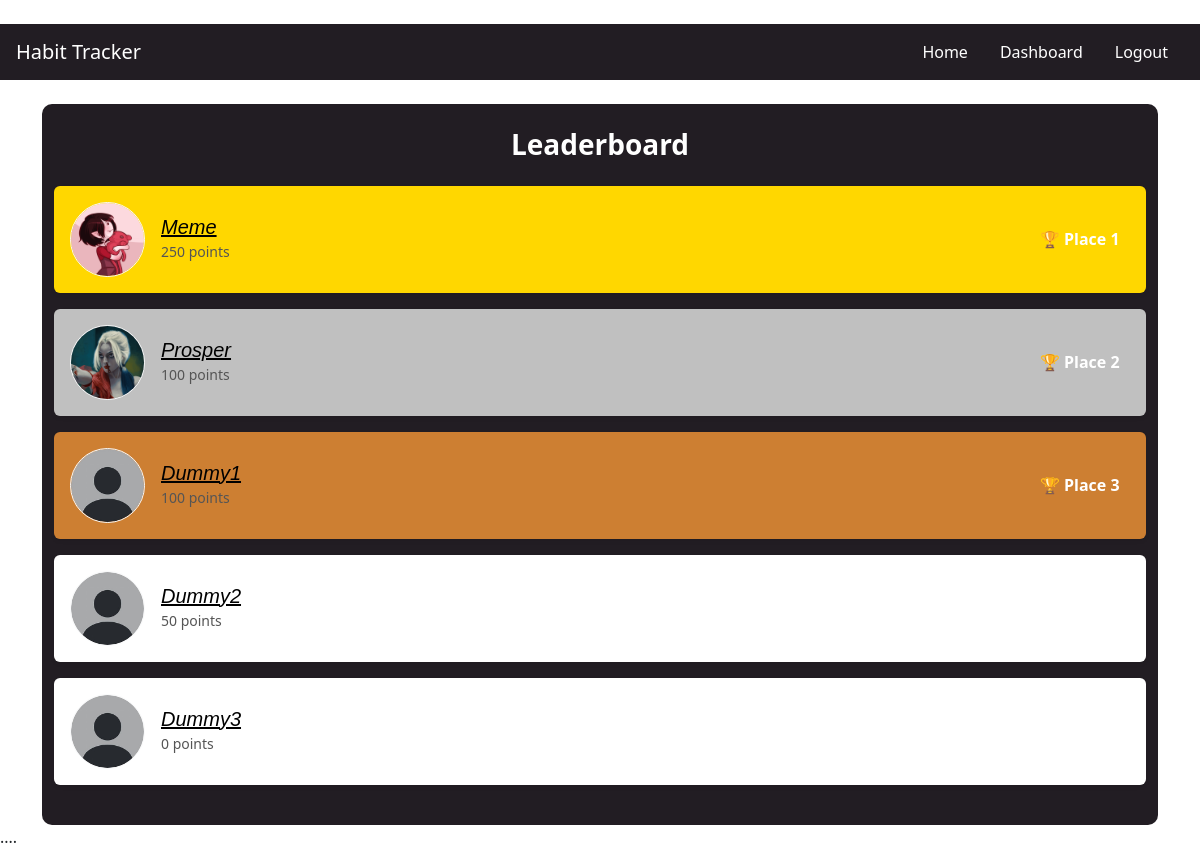
The app's page /habit_tracker/leaderboard/ (signed in) with its own data.
### habit_tracker/models.py (models this page shows, shortened)
class CustomUser(AbstractUser):
    AGE_GROUP_CHOICES = [
        ("13-17", "13-17 years"),
        ("18-24", "18-24 years"),
        ("25-34", "25-34 years"),
        ("35-44", "35-44 years"),
        ("45-54", "45-54 years"),
        ("55+", "55+ years"),
    ]
    GENDER_CHOICES = [
        ("male", "Male"),
        ("female", "Female"),
        ("no gender", "Prefer not to say")
    ]
    age_group = models.CharField(max_length=10, choices=AGE_GROUP_CHOICES, null=True, blank=True)
    gender = models.CharField(max_length=20, choices=GENDER_CHOICES, blank=True, null=True)
    real_name = models.CharField(max_length=150)
    user_bio = models.TextField(max_length=200, null=True, blank=True, default="No bio yet")
    points = models.IntegerField(default=0)
    profile_picture = models.ImageField(
        upload_to='profile_pictures/',
        null=True,
        blank=True,
        default='profile_pictures/default.jpeg'
    )
    friends = models.ManyToManyField('self', blank=True, symmetrical=True)
    groups = models.ManyToManyField(
        "auth.Group",
        related_name="custom_user_groups",
        blank=True,
    )
    user_permissions = models.ManyToManyField(
        "auth.Permission",
        related_name="custom_user_permissions",
        blank=True,
    )

### habit_tracker/views.py (the view)
# urls.py: path("leaderboard/", views.leaderboard, name="leaderboard"),
def leaderboard(request):
    users = CustomUser.objects.all().order_by("-points")
    paginator = Paginator(users, 10)  # Show 10 users per page
    page_number = request.GET.get("page")
    page_obj = paginator.get_page(page_number)
    return render(request, "habit_tracker/leaderboard.html", {
        "users": users,
        "page_obj": page_obj
    })

### habit_tracker/templates/habit_tracker/leaderboard.html (shortened to what this page needs)
{% extends "habit_tracker/layout.html" %}
{% load static %}
{% block main %}
    {% if page_obj %}
        <div class="container py-4" style="background-color: #221d23; border-radius: 10px;">
            <h3 class="text-center mb-4" style="font-weight: bold; color: white;">Leaderboard</h3>
            {% for user in users %}
                <div class="
                    d-flex align-items-center p-3 rounded shadow-sm mb-3
                    {% if forloop.counter == 1 %} gold-bg
                    {% elif forloop.counter == 2 %} silver-bg
                    {% elif forloop.counter == 3 %} bronze-bg
                    {% else %} white-bg
                    {% endif %}
                        ">
                    <div class="flex-shrink-0">
                        <img src="{{ user.profile_picture.url }}"
                            alt="Profile Picture"
                            class="rounded-circle border border-light"
                            style="height: 75px; width: 75px; object-fit: cover;">
                    </div>
                    <div class="flex-grow-1 ms-3">
                        <a href="{% url 'profile' user.id %}" style="text-decoration: underline; font-style: italic;
                        font-family: 'Franklin Gothic Medium', 'Arial Narrow', Arial, sans-serif ; color: black;">
                            <h5 class="mb-0">
                                {{ user.username|capfirst }}
                            </h5>
                        </a>
                        <small style="color: #555;">{{ user.points }} points</small>
                    </div>
                    {% if forloop.counter <= 3 %}
                    <div>
                        <span class="badge fs-6" style="background-color: transparent; font-weight: bold;">
                            🏆 Place {{ forloop.counter }}
                        </span>
                    </div>
                    {% endif %}
                </div>
            {% endfor %}
        </div>
    {% else %}
        <div class="d-flex text-center">
            <p>Leaderboard is empty. Go complete a challenge to climb the ranks.</p>
        </div>
    {% endif %}
{% endblock %}

### habit_tracker/static/habit_tracker/styles.css (style rules this page uses)
body { background: white }
.gold-bg { background-color: #ffd700; }
.silver-bg { background-color: #c0c0c0; }
.bronze-bg { background-color: #cd7f32; }
.white-bg { background-color: #ffffff; }

### records on screen
CustomUser: profile_picture (picture), username "Meme", points "250"
CustomUser: profile_picture (picture), username "Prosper", points "100"
CustomUser: profile_picture (placeholder picture), username "Dummy1", points "100"
CustomUser: profile_picture (placeholder picture), username "Dummy2", points "50"
CustomUser: profile_picture (placeholder picture), username "Dummy3", points "0"
